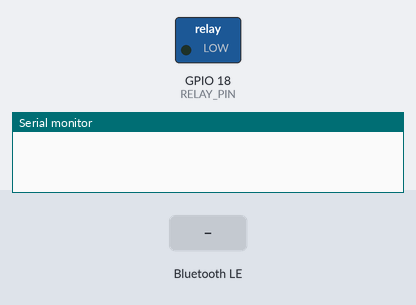
Recording of a program running on a simulated ESP32. Parts: switched loads named in the program (green lamp = pin HIGH), the last lines printed to the serial monitor. The test bench sets the inputs (shaded band). Nothing arrives over Bluetooth unless stated; a phone connects over Bluetooth LE 3 s after start.

Above: at 1.2 s.
1.3 s: Bluetooth LE write "1" received
At 1.5 s:
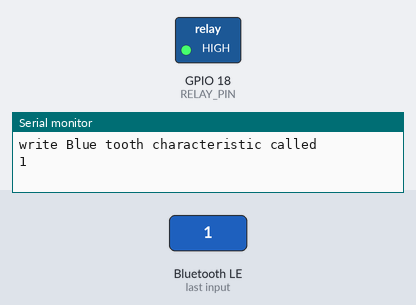
Timing chart, 0 to 4.3 s (numbered marks = the images above; inputs shaded):
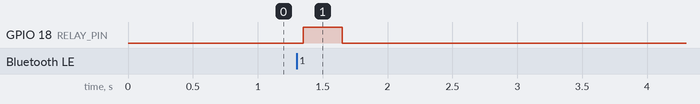

Measured:
- after the input at 1.3 s, GPIO 18 (RELAY_PIN): LOW → HIGH after 0.05 s, → LOW 0.30 s later

The program:

main.cpp
```cpp
#include <Arduino.h>
#include <BLEDevice.h> // 1.0.0 RC4 https://github.com/espressif/arduino-esp32
#include <BLEUtils.h>  // 1.0.0 RC4 https://github.com/espressif/arduino-esp32
#include <BLEServer.h> // 1.0.0 RC4 https://github.com/espressif/arduino-esp32
#include <BLE2902.h>

// Give the ESP32 a device name.
#define DEVICENAME  "PUMPKIN01"

// Give the service and characterists UUIDs generated with uuidgen
#define SERVICE_UUID "FD50791E-1967-479D-87FC-45DF1D7EF74D"
#define CHARACTERISTIC_UUID "A2082BD0-60BF-4D4B-BBC9-052FD7F78CA0"

// Use Digital Pin 18 (requires matching pad on Relay Board bridging)
#define RELAY_PIN   18

// Manage the switch on and off
enum State {
  TURN_ON,
  TURN_OFF,
  RESET
};

enum State state = RESET;
long timer = 0;
#define SWITCH_PERIOD_MILLIS 300

// Bluetooth Low Energy Callback
// http://www.neilkolban.com/esp32/docs/cpp_utils/html/class_b_l_e_characteristic_callbacks.html
class MyCallbacks : public BLECharacteristicCallbacks
{
  void onWrite(BLECharacteristic *pCharacteristic)
  {
    std::string value = pCharacteristic->getValue();
    Serial.println("write Blue tooth characteristic called");
    const char *command = value.c_str();

    // Print the received command
    Serial.println(value.c_str());

    // If we receive the character '1' turn on the relay. Else turn it off.
    if (value.length() > 0) {
      if(command[0] == '1') {
        state = TURN_ON;
      }
    }
  }
};

/**
 *  Setup the hardware and Bluetooth comms
 */
void setup()
{
  // Output pin for controlling the relay
  pinMode(RELAY_PIN, OUTPUT);

  // Serial Port for monitoring and debug
  Serial.begin(115200);

  BLEDevice::init(DEVICENAME);
  BLEServer *pServer = BLEDevice::createServer();

  BLEService *pService = pServer->createService(SERVICE_UUID);

  BLECharacteristic *pCharacteristic = pService->createCharacteristic(
      CHARACTERISTIC_UUID,
      BLECharacteristic::PROPERTY_WRITE |
      BLECharacteristic::PROPERTY_NOTIFY);

  pCharacteristic->setCallbacks(new MyCallbacks());

  pService->start();

  // Set the advertizing power
  esp_ble_tx_power_set(ESP_BLE_PWR_TYPE_ADV, ESP_PWR_LVL_P9);

  BLEAdvertising *pAdvertising = pServer->getAdvertising();
  pAdvertising->addServiceUUID(SERVICE_UUID);

  pAdvertising->start();
}

/**
 *
 */
void turnOnRelay() {
  digitalWrite(RELAY_PIN,1);
}

/**
 *
 */
void turnOffRelay() {
  digitalWrite(RELAY_PIN,0);
}

void loop()
{
  if (state == TURN_ON) {
    turnOnRelay();
    timer = millis();
    state = TURN_OFF;
  }

  if (state == TURN_OFF && (millis() - timer) > SWITCH_PERIOD_MILLIS) {
    turnOffRelay();
    state = RESET;
  }
}
```
